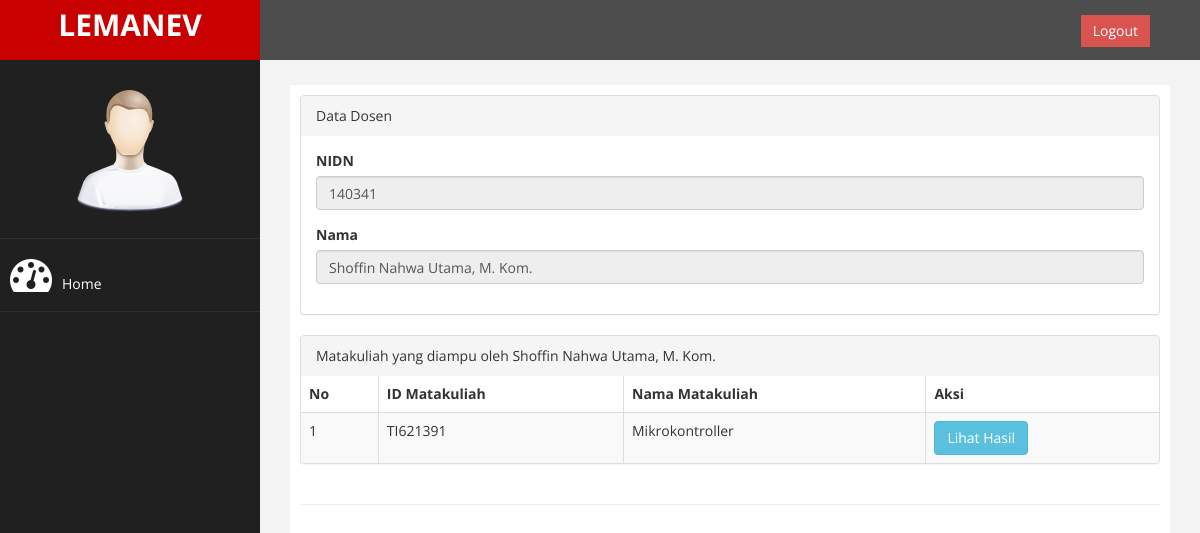
Screenshot of /index.php (signed in) with the database file from the repository.
### tables this page shows
CREATE TABLE `tb_dosen` (
  `nidn` varchar(13) NOT NULL,
  `nama` varchar(255) NOT NULL,
  `status` enum('aktif','nonaktif') NOT NULL
);

CREATE TABLE `tb_matakuliah` (
  `id_mk` varchar(13) NOT NULL,
  `nama_mk` varchar(255) NOT NULL,
  `nidn` varchar(13) NOT NULL,
  `id_tahun` int(11) DEFAULT NULL
);

### home_dosen.php (the view, shortened to what this page needs)
<?php
$nidn = $_SESSION['dosen'];
$conn = new mysqli("localhost", "root", "", "lemanev02");
$sql = $conn->query("SELECT id_mk, nama_mk from tb_matakuliah where nidn = '$nidn'");
$sql1 = $conn->query("SELECT nidn, nama as nama_dosen from tb_dosen where nidn = '$nidn'");
$id = mysqli_fetch_assoc($sql1);
?>
<div class="row">
    <div class="col-md-12">
        <div class="panel-group">
            <div class="panel panel-default">
                <div class="panel-heading">
                    Data Dosen
                </div>
                <div class="panel-body">
                    <form>
                        <div class="form-group">
                            <label>NIDN</label>
                            <input class="form-control" name="nidn" value="<?= $id['nidn'] ?>" readonly>
                        </div>
                        <div class="form-group">
                            <label>Nama</label>
                            <input class="form-control" name="nama_dosen" value="<?= $id['nama_dosen'] ?>" readonly>
                        </div>
                    </form>
                </div>
            </div>
        </div>
        <div class="panel-group">
            <div class="panel panel-default">
                <div class="panel-heading">
                    Matakuliah yang diampu oleh
                    <?= $id['nama_dosen'] ?>
                </div>
                <div class="table-responsive">
                    <table class="table table-striped table-bordered table-hover" id="dataMakul">
                        <thead>
                            <tr>
                                <th>No</th>
                                <th>ID Matakuliah</th>
                                <th>Nama Matakuliah</th>
                                <th>Aksi</th>
                            </tr>
                        </thead>
                        <tbody>
                            <?php
                            $no = 1;
                            while ($makul = $sql->fetch_assoc()) {
                                ?>
                            <tr>
                                <td>
                                    <?= $no++; ?>
                                </td>
                                <td>
                                    <?= $makul['id_mk']; ?>
                                </td>
                                <td>
                                    <?= $makul['nama_mk']; ?>
                                </td>
                                <td>
                                    <a href="?page=nilai&aksi=nilai_new&nidn=<?= $id['nidn'] ?>&id_mk=<?= $makul['id_mk']; ?>" class="btn btn-info">Lihat Hasil</a>
                                </td>
                                <?php
                            }
                            ?>
                            </tr>
                        </tbody>
                    </table>
                </div>
            </div>
        </div>
    </div>
</div>

### assets/css/custom.css (style rules this page uses)
body { font-family: 'Open Sans', sans-serif; }

### rows the page displays
tb_dosen: nidn "140341", nama_dosen "Shoffin Nahwa Utama, M. Kom.", nama "Shoffin Nahwa Utama, M. Kom."
tb_matakuliah: id_mk "TI621391", nama_mk "Mikrokontroller"
